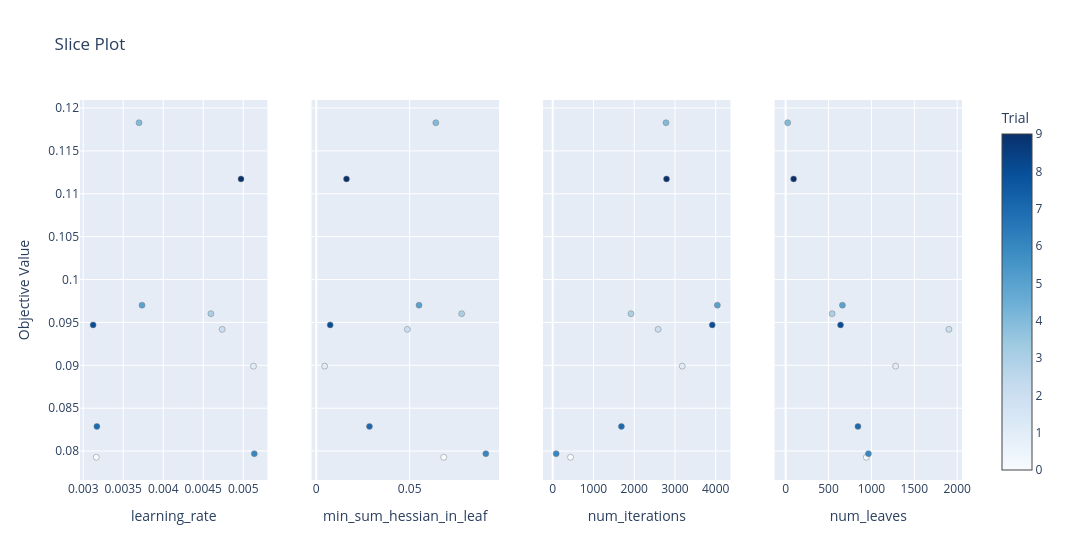

The cell this chart's notebook holds for it:
### Code cell
plot_slice(study)

### Figure 1 — Plotly figure (JSON) as saved in the notebook; plotly's stock layout.template omitted (floating-point values rounded to 4 significant figures)
{"data": [{"marker": {"color": [0, 1, 2, 3, 4, 5, 6, 7, 8, 9], "colorbar": {"title": {"text": "Trial"}, "x": 1, "xpad": 40}, "colorscale": [[0, "rgb(247,251,255)"], [0.125, "rgb(222,235,247)"], [0.25, "rgb(198,219,239)"], [0.375, "rgb(158,202,225)"], [0.5, "rgb(107,174,214)"], [0.625, "rgb(66,146,198)"], [0.75, "rgb(33,113,181)"], [0.875, "rgb(8,81,156)"], [1, "rgb(8,48,107)"]], "line": {"color": "Grey", "width": 0.5}, "showscale": true}, "mode": "markers", "name": "Feasible Trial", "showlegend": false, "type": "scatter", "x": [0.003163, 0.005128, 0.004737, 0.004596, 0.003698, 0.003735, 0.005138, 0.003171, 0.003124, 0.004972], "xaxis": "x", "y": [0.07928, 0.0899, 0.09419, 0.09602, 0.1183, 0.09701, 0.0797, 0.08288, 0.09471, 0.1117], "yaxis": "y"}, {"marker": {"color": [0, 1, 2, 3, 4, 5, 6, 7, 8, 9], "colorbar": {"title": {"text": "Trial"}, "x": 1, "xpad": 40}, "colorscale": [[0, "rgb(247,251,255)"], [0.125, "rgb(222,235,247)"], [0.25, "rgb(198,219,239)"], [0.375, "rgb(158,202,225)"], [0.5, "rgb(107,174,214)"], [0.625, "rgb(66,146,198)"], [0.75, "rgb(33,113,181)"], [0.875, "rgb(8,81,156)"], [1, "rgb(8,48,107)"]], "line": {"color": "Grey", "width": 0.5}, "showscale": false}, "mode": "markers", "name": "Feasible Trial", "showlegend": false, "type": "scatter", "x": [0.06823, 0.004494, 0.04879, 0.07785, 0.06401, 0.05502, 0.09078, 0.02849, 0.007455, 0.01619], "xaxis": "x2", "y": [0.07928, 0.0899, 0.09419, 0.09602, 0.1183, 0.09701, 0.0797, 0.08288, 0.09471, 0.1117], "yaxis": "y2"}, {"marker": {"color": [0, 1, 2, 3, 4, 5, 6, 7, 8, 9], "colorbar": {"title": {"text": "Trial"}, "x": 1, "xpad": 40}, "colorscale": [[0, "rgb(247,251,255)"], [0.125, "rgb(222,235,247)"], [0.25, "rgb(198,219,239)"], [0.375, "rgb(158,202,225)"], [0.5, "rgb(107,174,214)"], [0.625, "rgb(66,146,198)"], [0.75, "rgb(33,113,181)"], [0.875, "rgb(8,81,156)"], [1, "rgb(8,48,107)"]], "line": {"color": "Grey", "width": 0.5}, "showscale": false}, "mode": "markers", "name": "Feasible Trial", "showlegend": false, "type": "scatter", "x": [437, 3178, 2587, 1920, 2780, 4040, 85, 1686, 3915, 2793], "xaxis": "x3", "y": [0.07928, 0.0899, 0.09419, 0.09602, 0.1183, 0.09701, 0.0797, 0.08288, 0.09471, 0.1117], "yaxis": "y3"}, {"marker": {"color": [0, 1, 2, 3, 4, 5, 6, 7, 8, 9], "colorbar": {"title": {"text": "Trial"}, "x": 1, "xpad": 40}, "colorscale": [[0, "rgb(247,251,255)"], [0.125, "rgb(222,235,247)"], [0.25, "rgb(198,219,239)"], [0.375, "rgb(158,202,225)"], [0.5, "rgb(107,174,214)"], [0.625, "rgb(66,146,198)"], [0.75, "rgb(33,113,181)"], [0.875, "rgb(8,81,156)"], [1, "rgb(8,48,107)"]], "line": {"color": "Grey", "width": 0.5}, "showscale": false}, "mode": "markers", "name": "Feasible Trial", "showlegend": false, "type": "scatter", "x": [940, 1282, 1903, 542, 24, 662, 965, 843, 640, 93], "xaxis": "x4", "y": [0.07928, 0.0899, 0.09419, 0.09602, 0.1183, 0.09701, 0.0797, 0.08288, 0.09471, 0.1117], "yaxis": "y4"}], "layout": {"title": {"text": "Slice Plot"}, "width": 1200, "xaxis": {"anchor": "y", "domain": [0, 0.2125], "title": {"text": "learning_rate"}}, "xaxis2": {"anchor": "y2", "domain": [0.2625, 0.475], "title": {"text": "min_sum_hessian_in_leaf"}}, "xaxis3": {"anchor": "y3", "domain": [0.525, 0.7375], "title": {"text": "num_iterations"}}, "xaxis4": {"anchor": "y4", "domain": [0.7875, 1], "title": {"text": "num_leaves"}}, "yaxis": {"anchor": "x", "domain": [0, 1], "title": {"text": "Objective Value"}}, "yaxis2": {"anchor": "x2", "domain": [0, 1], "matches": "y", "showticklabels": false}, "yaxis3": {"anchor": "x3", "domain": [0, 1], "matches": "y", "showticklabels": false}, "yaxis4": {"anchor": "x4", "domain": [0, 1], "matches": "y", "showticklabels": false}}}
